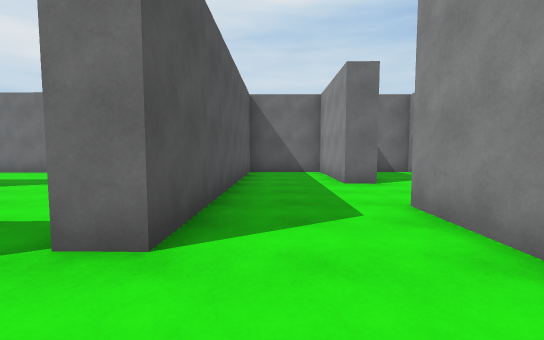
View 1 (above)

24 first-person views from a walk through a scene from a Unity 3-D project. The camera is 1.4 m above the floor, tilts 4° down and sees 90° across. The floor is counted in squares, 2 m on a side. Each view is taken from the middle of a square. On the plan, view 1 faces up. The plan holds only what a view shows up to about 9 squares ahead; the rest is blank. The place goes on beyond the plan. The player character is not drawn. Surface patterns are stand-ins for the level's own textures.

View 2
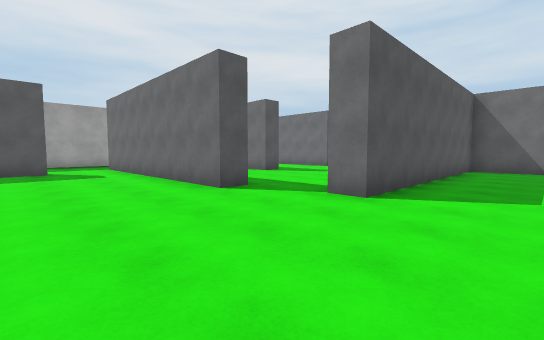

View 3
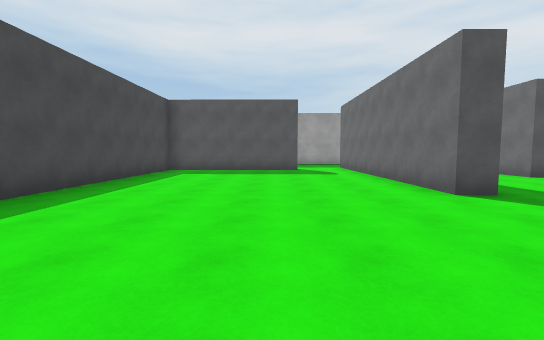

View 4
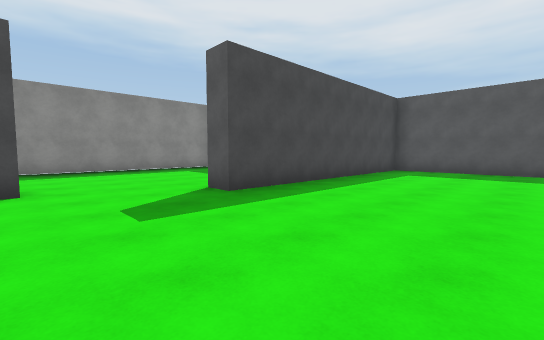

View 5
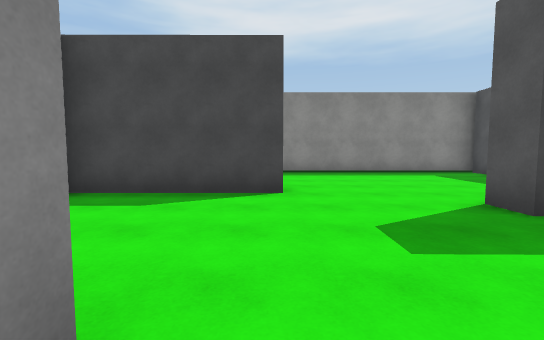

View 6
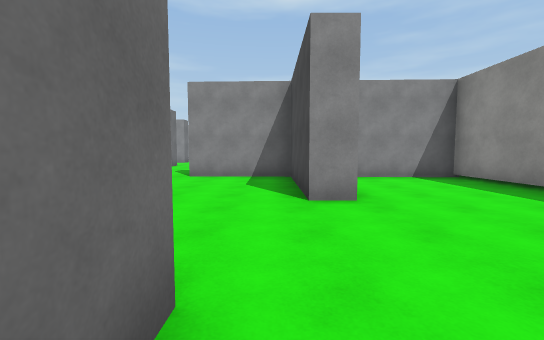

View 7
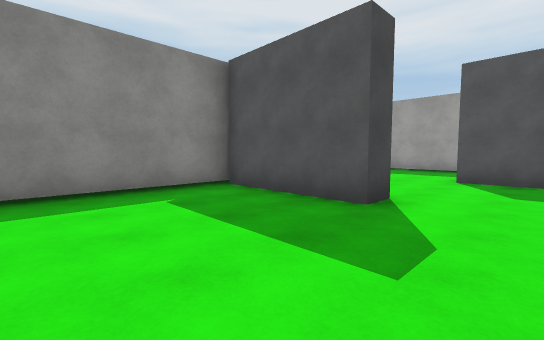

View 8
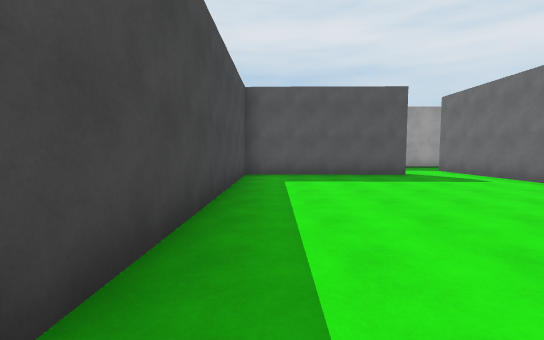

View 9
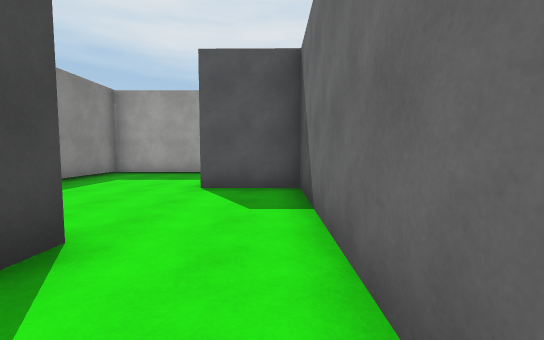

View 10
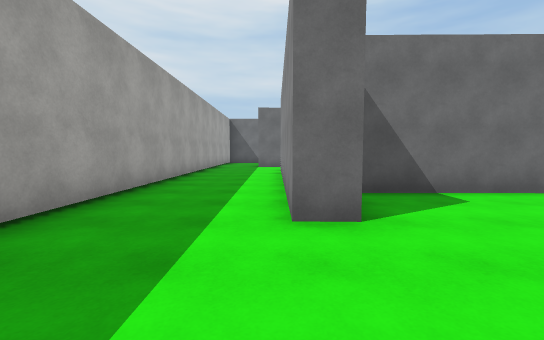

View 11
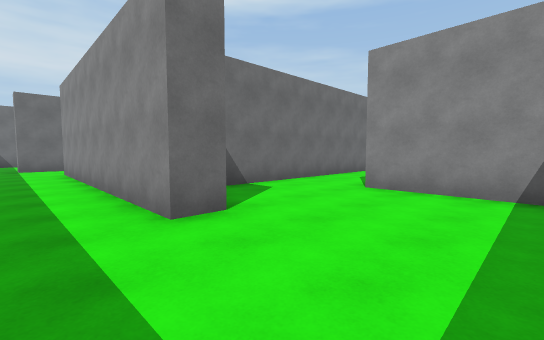

View 12
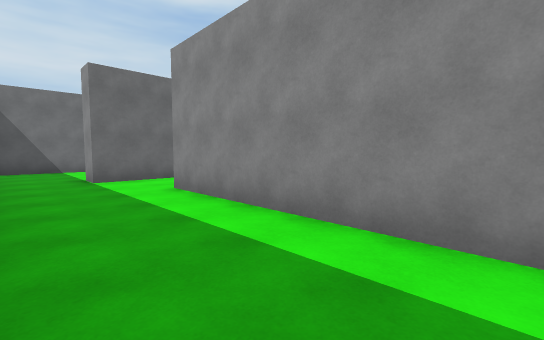

View 13
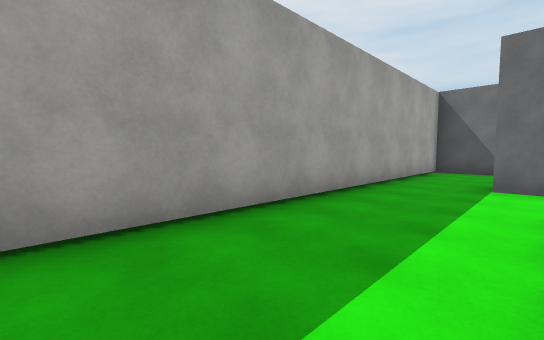

View 14
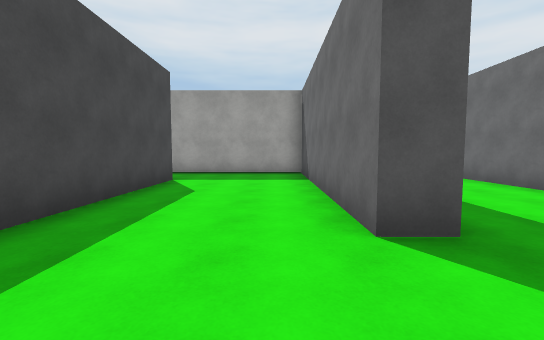

View 15
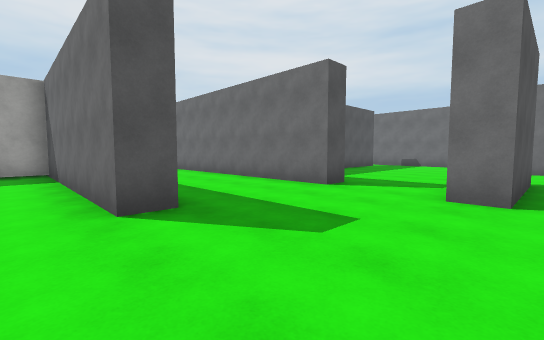

View 16
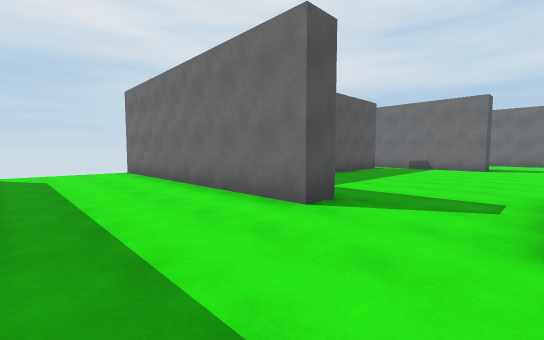

View 17
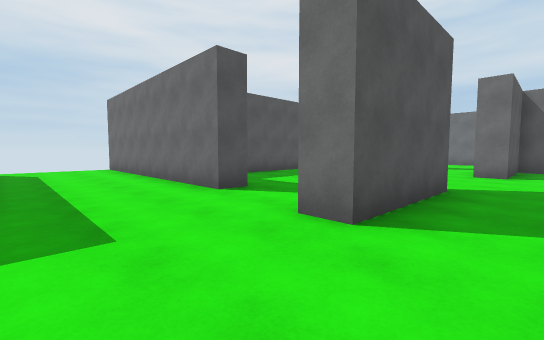

View 18
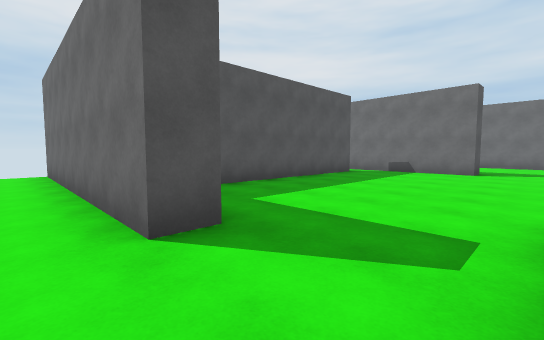

View 19
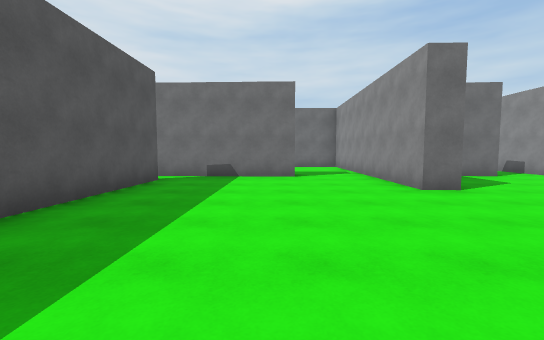

View 20
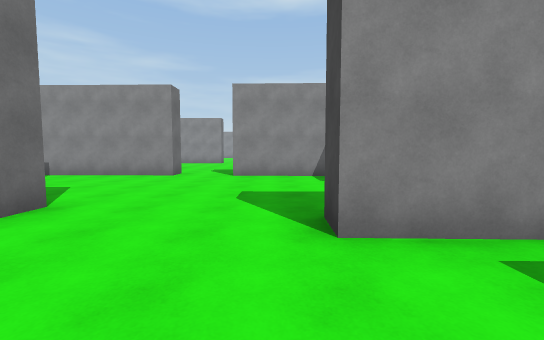

View 21
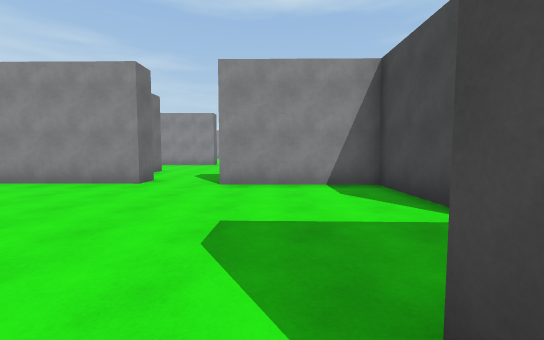

View 22
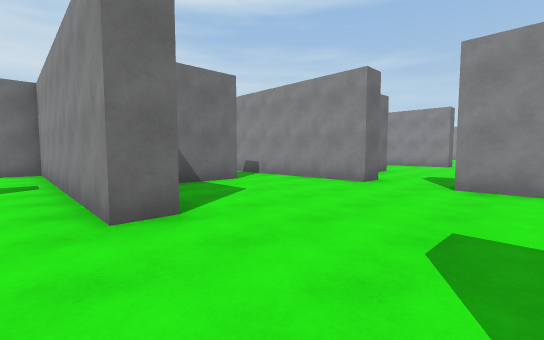

View 23
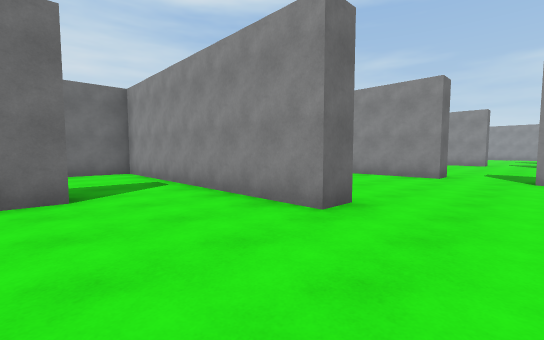

View 24
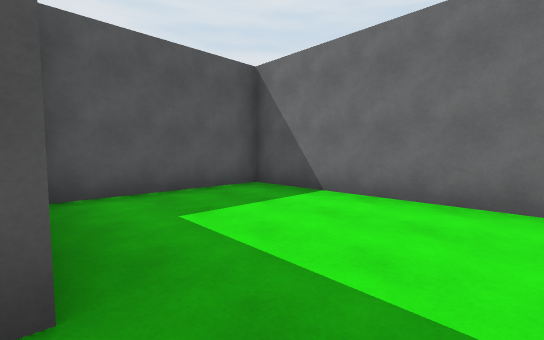

### Floor plan
Ten units are one square. View 1 is at (0, 0); x grows to the right and y downward. Boxes are objects, and circles mark ways between rooms. Rooms are numbered by the first view taken in them; rooms with no view inside come last. Other rooms are left out.
<svg viewBox="-140 -226 190 349">
<path fill="none" stroke="#000" d="M-34 -16 -35 -9 -96 -9M-9 -18 -17 -19M8 75 44 75 45 46M-90 10 -91 58 -18 59 -18 66M8 83 8 75M-18 66 -64 65M-60 86 -54 86 -55 118 42 118 43 93M-64 65 -91 65 -91 84 -98 83 -97 10M-61 110 -60 86M-125 -4 -125 118 -101 118M-96 -9 -106 -9M-62 -56 -62 -49 -125 -49 -125 -4M-61 -95 -61 -88 -135 -89M-33 -95 -33 -83 -39 -84M-106 -9 -106 -16 -63 -16M-54 -174 -93 -176M-39 -98 -38 -115 -32 -114 -33 -95M-8 -98 16 -98 17 -132M-87 -167 -88 -113M4 -175 -26 -176 -26 -148 -33 -148 -33 -175M19 -148 20 -174M-53 -181 -54 -174M-33 -175 -32 -220 -87 -221 -87 -184M16 -58 16 -90M17 -17 18 -34M11 -91 -7 -91 -9 -18"/>
<circle cx="-10" cy="70" r="3" fill="#2a7"/>
<circle cx="-90" cy="5" r="3" fill="#2a7"/>
<circle cx="-25" cy="-10" r="3" fill="#2a7"/>
<circle cx="5" cy="-25" r="3" fill="#2a7"/>
<circle cx="-60" cy="75" r="3" fill="#2a7"/>
<circle cx="-115" cy="-10" r="3" fill="#2a7"/>
<circle cx="-20" cy="-90" r="3" fill="#2a7"/>
<circle cx="-55" cy="-90" r="3" fill="#2a7"/>
<circle cx="-45" cy="-180" r="3" fill="#2a7"/>
<text x="-30" y="30">1</text>
<text x="-10" y="90">2</text>
<text x="-100" y="60">3</text>
<text x="-70" y="-60">4</text>
<text x="-40" y="-140">5</text>
<text x="-60" y="-200">6</text>
<text x="0" y="-50">7</text>
</svg>
Room 1 opens to room 2. Room 1 opens to room 3. Room 1 opens to room 4. Room 1 opens to room 7. Room 2 opens to room 3. Room 3 opens to room 4. Room 4 opens to room 5. Room 5 opens to room 6.

Where each view was taken, in squares from view 1:
view 1: 0 up, 0 right, facing up
view 2: 2 down, 1 right, facing up-left
view 3: 2 down, 1 right, facing left
view 4: 2 down, 1 right, facing down-left
view 5: 3 down, 1 right, facing down
view 6: 7 down, 3 left, facing right
view 7: 7 down, 2 left, facing down-left
view 8: 5 down, 1 left, facing left
view 9: 7 down, 4 left, facing left
view 10: 11 down, 10 left, facing up
view 11: 11 down, 11 left, facing up-right
view 12: 6 down, 12 left, facing up-right
view 13: 5 down, 10 left, facing up-left
view 14: 4 up, 4 left, facing left
view 15: 4 up, 3 left, facing up-left
view 16: 6 up, 4 left, facing up-left
view 17: 6 up, 2 left, facing up-left
view 18: 8 up, 4 left, facing up-left
view 19: 10 up, 6 left, facing up
view 20: 12 up, 6 left, facing right
view 21: 12 up, 4 left, facing right
view 22: 12 up, 4 left, facing up-right
view 23: 13 up, 6 left, facing up-right
view 24: 18 up, 4 left, facing up-left
